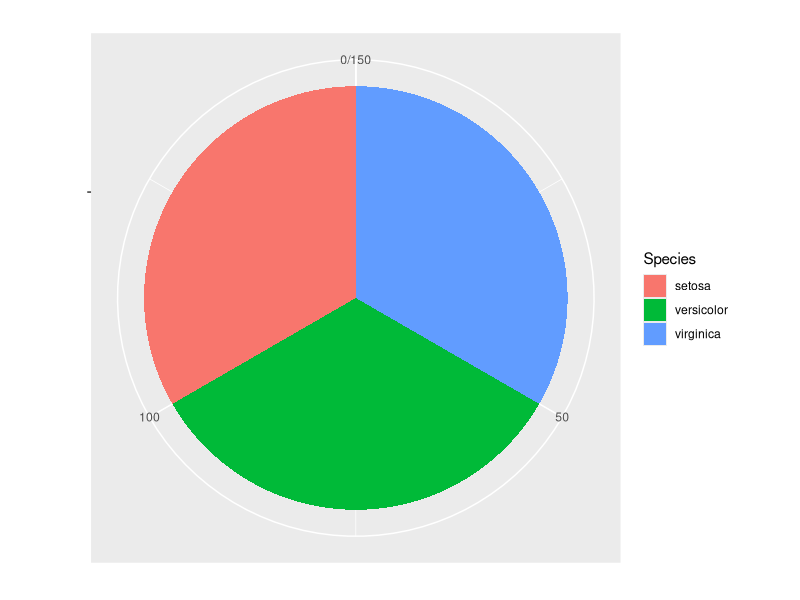

This chart was generated by the following R code:
## ---- chunk 1
head(iris)
## ---- chunk 2
library(ggplot2)
library(plyr)
## ---- chunk 3
dt <- count(iris$Species)
names(dt) <- c("Species", "freq")
ggplot(dt, aes(x = "", y = freq, fill = Species)) + 
  geom_bar(stat = "identity", width = 1) + 
  coord_polar(theta = "y") + 
  labs(x = "", y = "", title = "")   ## 将标签设为空
